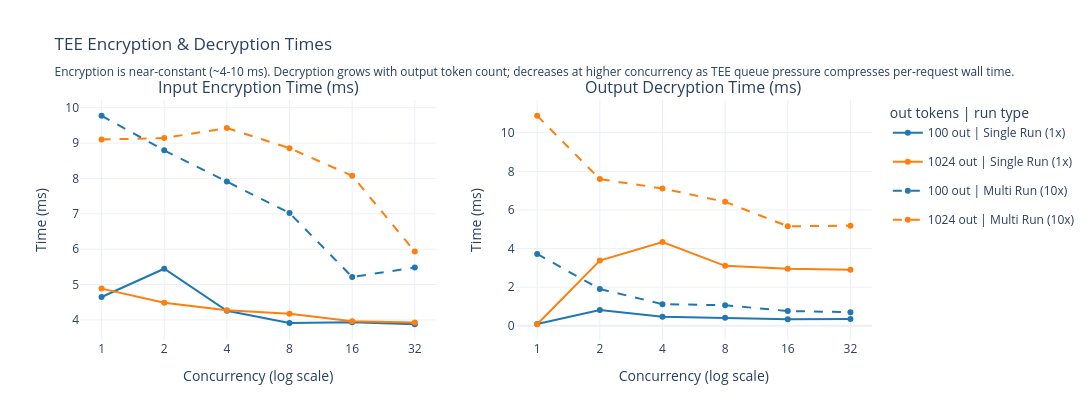

The cell this chart's notebook holds for it:
### Code cell
# Encryption and decryption times detail
fig = make_subplots(
    rows=1, cols=2,
    subplot_titles=['Input Encryption Time (ms)', 'Output Decryption Time (ms)'],
)

_run_styles  = {'Single Run (1x)': 'solid', 'Multi Run (10x)': 'dash'}
_tok_colors  = {100: '#1f77b4', 1024: '#ff7f0e'}
_shown       = set()

for run_type, dash in _run_styles.items():
    for out_tok, color in _tok_colors.items():
        sub  = df_tee[(df_tee['run_type'] == run_type) & (df_tee['num_output_tokens'] == out_tok)]
        name = f'{out_tok} out | {run_type}'
        show = name not in _shown
        kw   = dict(x=sub['num_concurrent_requests'], mode='lines+markers',
                    name=name, line=dict(color=color, dash=dash),
                    legendgroup=name, showlegend=show)
        fig.add_trace(go.Scatter(y=sub['total_encryption_time_ms_mean'], **kw), row=1, col=1)
        kw['showlegend'] = False
        fig.add_trace(go.Scatter(y=sub['total_decryption_time_ms_mean'], **kw), row=1, col=2)
        _shown.add(name)

fig.update_xaxes(
    type='log', tickvals=CONC_ORDER, ticktext=CONC_STR,
    title_text='Concurrency (log scale)',
)
fig.update_yaxes(title_text='Time (ms)', col=1)
fig.update_yaxes(title_text='Time (ms)', col=2)
fig.update_layout(
    height=420, width=1100, template='plotly_white',
    legend_title='out tokens | run type',
    title=(
        'TEE Encryption & Decryption Times<br>'
        '<sub>Encryption is near-constant (~4-10 ms). '
        'Decryption grows with output token count; decreases at higher concurrency '
        'as TEE queue pressure compresses per-request wall time.</sub>'
    ),
)
fig.show()

### Figure 1 — Plotly figure (JSON) as saved in the notebook; plotly's stock layout.template omitted (floating-point values rounded to 4 significant figures)
{"data": [{"legendgroup": "100 out | Single Run (1x)", "line": {"color": "#1f77b4", "dash": "solid"}, "mode": "lines+markers", "name": "100 out | Single Run (1x)", "showlegend": true, "type": "scatter", "x": [1, 2, 4, 8, 16, 32], "xaxis": "x", "y": [4.648, 5.447, 4.257, 3.915, 3.936, 3.878], "yaxis": "y"}, {"legendgroup": "100 out | Single Run (1x)", "line": {"color": "#1f77b4", "dash": "solid"}, "mode": "lines+markers", "name": "100 out | Single Run (1x)", "showlegend": false, "type": "scatter", "x": [1, 2, 4, 8, 16, 32], "xaxis": "x2", "y": [0.0978, 0.8216, 0.473, 0.4141, 0.3461, 0.3508], "yaxis": "y2"}, {"legendgroup": "1024 out | Single Run (1x)", "line": {"color": "#ff7f0e", "dash": "solid"}, "mode": "lines+markers", "name": "1024 out | Single Run (1x)", "showlegend": true, "type": "scatter", "x": [1, 2, 4, 8, 16, 32], "xaxis": "x", "y": [4.885, 4.487, 4.276, 4.171, 3.964, 3.924], "yaxis": "y"}, {"legendgroup": "1024 out | Single Run (1x)", "line": {"color": "#ff7f0e", "dash": "solid"}, "mode": "lines+markers", "name": "1024 out | Single Run (1x)", "showlegend": false, "type": "scatter", "x": [1, 2, 4, 8, 16, 32], "xaxis": "x2", "y": [0.0818, 3.382, 4.339, 3.107, 2.951, 2.91], "yaxis": "y2"}, {"legendgroup": "100 out | Multi Run (10x)", "line": {"color": "#1f77b4", "dash": "dash"}, "mode": "lines+markers", "name": "100 out | Multi Run (10x)", "showlegend": true, "type": "scatter", "x": [1, 2, 4, 8, 16, 32], "xaxis": "x", "y": [9.773, 8.795, 7.91, 7.021, 5.215, 5.481], "yaxis": "y"}, {"legendgroup": "100 out | Multi Run (10x)", "line": {"color": "#1f77b4", "dash": "dash"}, "mode": "lines+markers", "name": "100 out | Multi Run (10x)", "showlegend": false, "type": "scatter", "x": [1, 2, 4, 8, 16, 32], "xaxis": "x2", "y": [3.723, 1.908, 1.123, 1.067, 0.7666, 0.7066], "yaxis": "y2"}, {"legendgroup": "1024 out | Multi Run (10x)", "line": {"color": "#ff7f0e", "dash": "dash"}, "mode": "lines+markers", "name": "1024 out | Multi Run (10x)", "showlegend": true, "type": "scatter", "x": [1, 2, 4, 8, 16, 32], "xaxis": "x", "y": [9.099, 9.143, 9.424, 8.855, 8.076, 5.933], "yaxis": "y"}, {"legendgroup": "1024 out | Multi Run (10x)", "line": {"color": "#ff7f0e", "dash": "dash"}, "mode": "lines+markers", "name": "1024 out | Multi Run (10x)", "showlegend": false, "type": "scatter", "x": [1, 2, 4, 8, 16, 32], "xaxis": "x2", "y": [10.88, 7.599, 7.115, 6.42, 5.157, 5.186], "yaxis": "y2"}], "layout": {"annotations": [{"font": {"size": 16}, "showarrow": false, "text": "Input Encryption Time (ms)", "x": 0.225, "xanchor": "center", "xref": "paper", "y": 1, "yanchor": "bottom", "yref": "paper"}, {"font": {"size": 16}, "showarrow": false, "text": "Output Decryption Time (ms)", "x": 0.775, "xanchor": "center", "xref": "paper", "y": 1, "yanchor": "bottom", "yref": "paper"}], "height": 420, "legend": {"title": {"text": "out tokens | run type"}}, "title": {"text": "TEE Encryption & Decryption Times<br><sub>Encryption is near-constant (~4-10 ms). Decryption grows with output token count; decreases at higher concurrency as TEE queue pressure compresses per-request wall time.</sub>"}, "width": 1100, "xaxis": {"anchor": "y", "domain": [0, 0.45], "ticktext": ["1", "2", "4", "8", "16", "32"], "tickvals": [1, 2, 4, 8, 16, 32], "title": {"text": "Concurrency (log scale)"}, "type": "log"}, "xaxis2": {"anchor": "y2", "domain": [0.55, 1], "ticktext": ["1", "2", "4", "8", "16", "32"], "tickvals": [1, 2, 4, 8, 16, 32], "title": {"text": "Concurrency (log scale)"}, "type": "log"}, "yaxis": {"anchor": "x", "domain": [0, 1], "title": {"text": "Time (ms)"}}, "yaxis2": {"anchor": "x2", "domain": [0, 1], "title": {"text": "Time (ms)"}}}}
